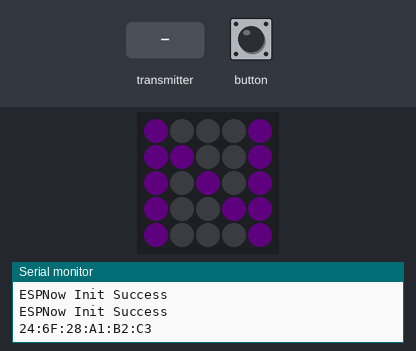
Recording of a sketch running on a simulated ESP32. Parts: 5×5 RGB LED matrix (first LED top left, wired row by row), the last lines printed to the serial monitor. Inputs (shaded band) come from the test bench. Dim RGB values are drawn brighter than linear; random numbers use the default seed unless the sketch sets one.

Above: at 1.2 s.
1.3 s: button pressed for 0.15 s
2.9 s: button pressed for 1 s
At 3.3 s:
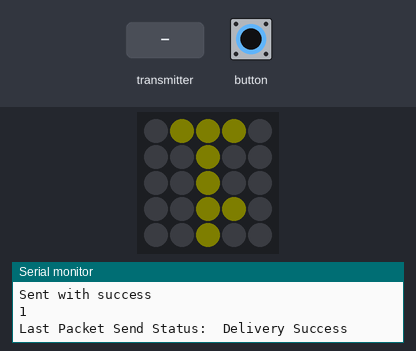
5.4 s: the transmitter starts sending id = 0
Timing chart, 0 to 8.4 s (numbered marks = the images above; inputs shaded):
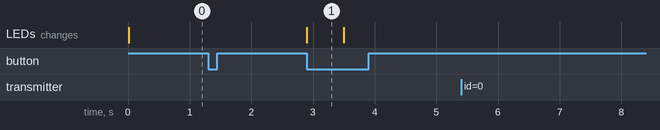

The sketch:

test.ino
```cpp
#include <esp_now.h>
#include <WiFi.h>
#include <Wire.h>
#include <M5Atom.h>
// LED Matrixの明るさ（0～100）
uint8_t brightness = 10;
int moni = 0;

//レシーバーのMACアドレスに置き換えます
uint8_t broadcastAddress[] = {0x30, 0xAE, 0xA4, 0x0E, 0x0D, 0x6C};
const int BoadID = 1; // ボードID

// File URLC:/Github/ESP32/M5/AtomPixTool/M5Atom/output/N123.c
const unsigned char image_N123[302] =
    {
        /* width  020 */ 0x14,
        /* height 005 */ 0x05,
        /* Line   000 */ 0x00, 0xaa, 0xff, 0x00, 0x00, 0x00, 0x00, 0x00, 0x00, 0x00, 0x00, 0x00, 0x00, 0xaa, 0xff, 0x00, 0x00, 0x00, 0xff, 0xff, 0x00, 0xff, 0xff, 0x00, 0xff, 0xff, 0x00, 0x00, 0x00, 0x00, 0xff, 0xff, 0x00, 0xff, 0xff, 0x00, 0xff, 0xff, 0x00, 0xff, 0xff, 0x00, 0x00, 0x00, 0x00, 0xff, 0xff, 0x00, 0xff, 0xff, 0x00, 0xff, 0xff, 0x00, 0xff, 0xff, 0x00, 0x00, 0x00, 0x00, //
        /* Line   001 */ 0x00, 0xaa, 0xff, 0x00, 0xaa, 0xff, 0x00, 0x00, 0x00, 0x00, 0x00, 0x00, 0x00, 0xaa, 0xff, 0x00, 0x00, 0x00, 0x00, 0x00, 0x00, 0xff, 0xff, 0x00, 0x00, 0x00, 0x00, 0x00, 0x00, 0x00, 0x00, 0x00, 0x00, 0x00, 0x00, 0x00, 0x00, 0x00, 0x00, 0xff, 0xff, 0x00, 0x00, 0x00, 0x00, 0xff, 0xff, 0x00, 0x00, 0x00, 0x00, 0x00, 0x00, 0x00, 0x00, 0x00, 0x00, 0x00, 0x00, 0x00, //
        /* Line   002 */ 0x00, 0xaa, 0xff, 0x00, 0x00, 0x00, 0x00, 0xaa, 0xff, 0x00, 0x00, 0x00, 0x00, 0xaa, 0xff, 0x00, 0x00, 0x00, 0x00, 0x00, 0x00, 0xff, 0xff, 0x00, 0x00, 0x00, 0x00, 0x00, 0x00, 0x00, 0xff, 0xff, 0x00, 0xff, 0xff, 0x00, 0xff, 0xff, 0x00, 0xff, 0xff, 0x00, 0x00, 0x00, 0x00, 0xff, 0xff, 0x00, 0xff, 0xff, 0x00, 0xff, 0xff, 0x00, 0x00, 0x00, 0x00, 0x00, 0x00, 0x00, //
        /* Line   003 */ 0x00, 0xaa, 0xff, 0x00, 0x00, 0x00, 0x00, 0x00, 0x00, 0x00, 0xaa, 0xff, 0x00, 0xaa, 0xff, 0x00, 0x00, 0x00, 0x00, 0x00, 0x00, 0xff, 0xff, 0x00, 0xff, 0xff, 0x00, 0x00, 0x00, 0x00, 0xff, 0xff, 0x00, 0x00, 0x00, 0x00, 0x00, 0x00, 0x00, 0x00, 0x00, 0x00, 0x00, 0x00, 0x00, 0xff, 0xff, 0x00, 0x00, 0x00, 0x00, 0x00, 0x00, 0x00, 0x00, 0x00, 0x00, 0x00, 0x00, 0x00, //
        /* Line   004 */ 0x00, 0xaa, 0xff, 0x00, 0x00, 0x00, 0x00, 0x00, 0x00, 0x00, 0x00, 0x00, 0x00, 0xaa, 0xff, 0x00, 0x00, 0x00, 0x00, 0x00, 0x00, 0xff, 0xff, 0x00, 0x00, 0x00, 0x00, 0x00, 0x00, 0x00, 0xff, 0xff, 0x00, 0xff, 0xff, 0x00, 0xff, 0xff, 0x00, 0xff, 0xff, 0x00, 0x00, 0x00, 0x00, 0xff, 0xff, 0x00, 0xff, 0xff, 0x00, 0xff, 0xff, 0x00, 0xff, 0xff, 0x00, 0x00, 0x00, 0x00, //
};                                                                                                                                                                                                                                                                                                                                                                                               //M5.dis.displaybuff((uint8_t*)image_N123, -5, 0);

// Struct_messageへラッピング
typedef struct struct_message
{
  int id; // must be unique for each sender board
  int x;
  int y;
  int moni;
} struct_message;

//Create a struct_message called myData
struct_message myData;

// レシーブ用
// Create a structure to hold the readings from each board
struct_message board1;
struct_message board2;
struct_message board3;

// レシーブ用
// Create an array with all the structures
struct_message boardsStruct[3] = {board1, board2, board3};

// データ送信時のコールバック
void OnDataSent(const uint8_t *mac_addr, esp_now_send_status_t status)
{
  Serial.print("\r\nLast Packet Send Status:\t");
  Serial.println(status == ESP_NOW_SEND_SUCCESS ? "Delivery Success" : "Delivery Fail");
}

// データ受信時のコールバック
void OnDataRecv(const uint8_t *mac_addr, const uint8_t *incomingData, int len)
{
  char macStr[18];
  Serial.print("Packet received from: ");
  snprintf(macStr, sizeof(macStr), "%02x:%02x:%02x:%02x:%02x:%02x",
           mac_addr[0], mac_addr[1], mac_addr[2], mac_addr[3], mac_addr[4], mac_addr[5]);
  Serial.println(macStr);
  memcpy(&myData, incomingData, sizeof(myData));
  Serial.printf("Board ID %u: %u bytes\n", myData.id, len);
  // Update the structures with the new incoming data
  boardsStruct[myData.id - 1].x = myData.x;
  boardsStruct[myData.id - 1].y = myData.y;
  boardsStruct[myData.id - 1].moni = myData.moni;
  Serial.printf("return x value: %d \n", boardsStruct[myData.id - 1].x);
  Serial.printf("return y value: %d \n", boardsStruct[myData.id - 1].y);
  Serial.printf("return moni value: %d \n", boardsStruct[myData.id - 1].moni);
  Serial.println();

  if (myData.id - 1 != BoadID)
  { // CallBackのボードIDが自分でなければ
    switchedDisp();
  }
}

// ESP初期化処理
void InitESPNow()
{
  // ESP-NOW初期化
  WiFi.disconnect();
  if (esp_now_init() == ESP_OK)
  { //esp_err_t esp_now_init（ void ） ESPNOW初期化
    Serial.println("ESPNow Init Success");
  }
  else
  {
    Serial.println("ESPNow Init Failed");
    ESP.restart();
  }
}

void setup()
{
  // シリアルモニターの初期化
  Serial.begin(115200);

  // デバイスをWi-Fiステーションとして設定します
  WiFi.mode(WIFI_STA);
  WiFi.disconnect();
  Serial.println(WiFi.macAddress());
  InitESPNow();

  M5.begin(true, false, true); // SerialEnable = true, I2CEnable = false, DisplayEnable = true);
  delay(10);
  M5.dis.setBrightness(brightness);
  M5.dis.displaybuff((uint8_t *)image_N123, 0, 0);
  // ESP-NOWを初期化します
  if (esp_now_init() == ESP_OK)
  {
    Serial.println("ESPNow Init Success");
    //    M5.Lcd.print("ESPNow Init Success\n");
    Serial.println(WiFi.macAddress());
  }
  else
  {
    Serial.println("ESPNow Init Failed");
    //    M5.Lcd.print("ESPNow Init Failed\n");
    ESP.restart();
  }

  // ピア登録
  esp_now_peer_info_t peerInfo;
  memcpy(peerInfo.peer_addr, broadcastAddress, 6);
  peerInfo.channel = 0;
  peerInfo.encrypt = false;

  // ピア追加
  if (esp_now_add_peer(&peerInfo) != ESP_OK)
  {
    Serial.println("Failed to add peer");
    return;
  }

  // 送信コールバックを登録
  esp_now_register_send_cb(OnDataSent);

  // 受信コールバックを登録
  esp_now_register_recv_cb(OnDataRecv);
}

void switchedDisp()
{
  switch (myData.moni)
  {
  case 0:
    M5.dis.displaybuff((uint8_t *)image_N123, 0, 0);
    break;
  case 1:
    M5.dis.displaybuff((uint8_t *)image_N123, -5, 0);
    break;
  case 2:
    M5.dis.displaybuff((uint8_t *)image_N123, -10, 0);
    break;
  case 3:
    M5.dis.displaybuff((uint8_t *)image_N123, -15, 0);
    break;
  default:
    break;
  }
  M5.update();
}

void loop()
{

  M5.update();

  if (M5.Btn.wasPressed())
  {
    switch (moni)
    {
    case 0:
      M5.dis.displaybuff((uint8_t *)image_N123, 0, 0);
      break;
    case 1:
      M5.dis.displaybuff((uint8_t *)image_N123, -5, 0);
      break;
    case 2:
      M5.dis.displaybuff((uint8_t *)image_N123, -10, 0);
      break;
    case 3:
      M5.dis.displaybuff((uint8_t *)image_N123, -15, 0);
      break;
    default:
      break;
    }
    // Set values to send
    myData.x = random(0, 50);
    myData.y = random(0, 50);
    myData.id = BoadID;
    myData.moni = moni;

    // Send message via ESP-NOW
    esp_err_t result = esp_now_send(broadcastAddress, (uint8_t *)&myData, sizeof(myData));
    if (result == ESP_OK)
    {
      Serial.println("Sent with success");
    }
    else
    {
      Serial.println("Error sending the data");
    }
    Serial.println(moni);
    moni++;
    if (moni >= 4)
    {
      moni = 0;
    }
  }
  else if (M5.Btn.pressedFor(600))
  {
    myData.moni = 0;
    esp_err_t result = esp_now_send(broadcastAddress, (uint8_t *)&myData, sizeof(myData));
    M5.dis.displaybuff((uint8_t *)image_N123, 0, 0);
    switchedDisp();

    while (!M5.Btn.wasReleased())
    { // ボタンが離されるまで待つ
      delay(50);
      M5.update();
      moni = 1;
    }
  }
}
```

Measured:
- after the input at 2.9 s, the LEDs: change at once (image 1)
- what the display in image 1 shows lasts 0.6 s, from 2.9 s to 3.5 s
